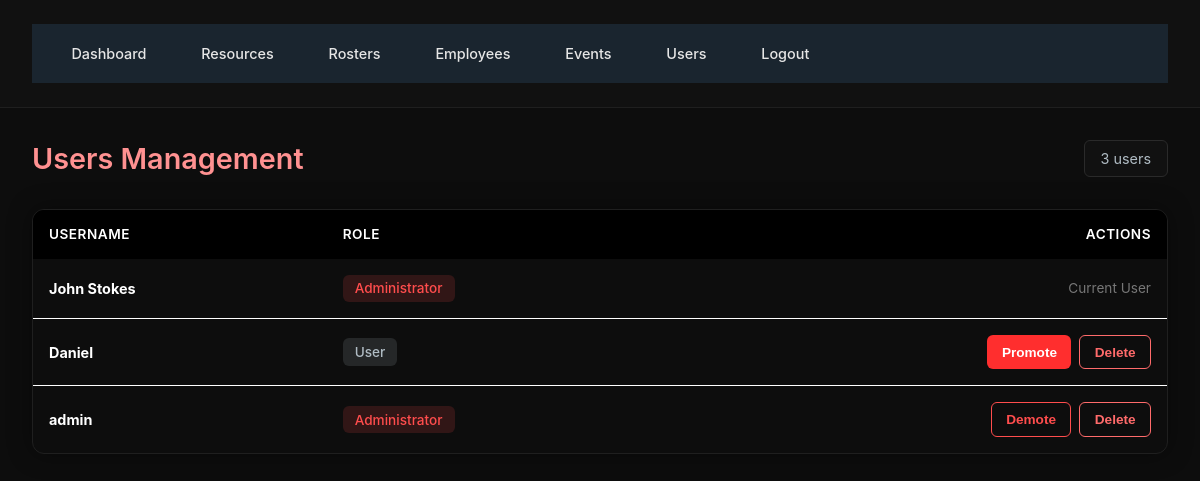
/users (signed in), run on an earlier commit of the app's database.
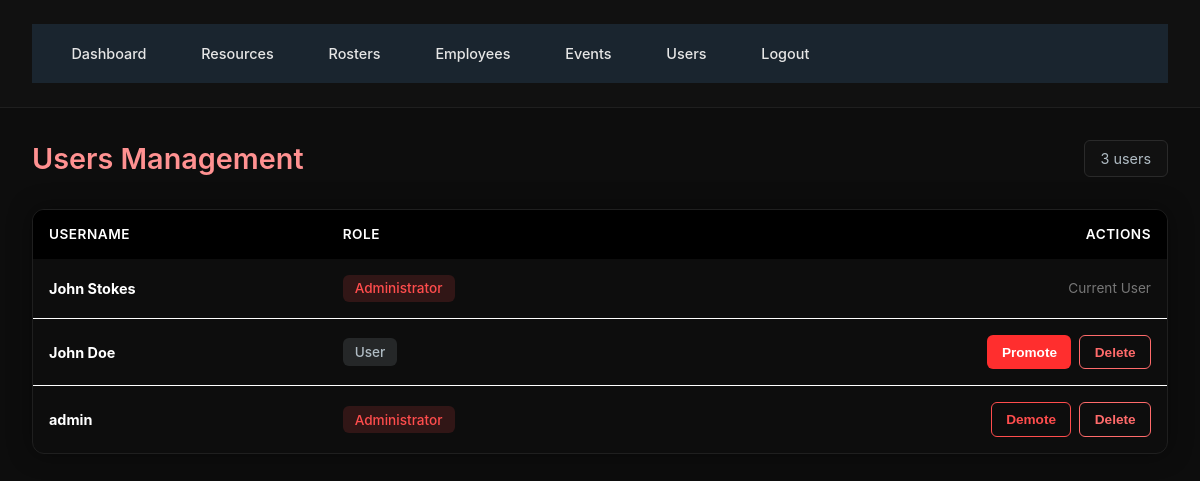
And on a later commit of the database.
### Database.py (models this page shows, shortened)
class User(UserMixin, db.Model):
    id = db.Column(db.Integer, primary_key=True)
    username = db.Column(db.String(120), unique=True, nullable=False)
    password_hash = db.Column(db.String(255), nullable=False)
    is_admin = db.Column(db.Boolean, default=False)
    employee_id = db.Column(db.Integer, db.ForeignKey('employee.id'))
    employee = db.relationship('Employee', backref='user', uselist=False)

### app.py (the view)
    @app.route('/users')
    @login_required
    @admin_required
    def users():
        return render_template('users.html', users=User.query.all())

### app.py (called while the page is built)
def admin_required(f):
    @wraps(f)
    def wrapper(*args, **kwargs):
        if not current_user.is_admin:
            abort(403)
        return f(*args, **kwargs)
    return wrapper

### Templates/users.html (shortened to what this page needs)
{% extends "base.html" %}
{% block content %}
<div class="page-header">
  <h2 class="page-title">Users Management</h2>
  <span class="users-count">{{ users|length }} users</span>
</div>
{% if users %}
<div class="table-wrapper">
  <table>
    <thead>
      <tr>
        <th>Username</th>
        <th>Role</th>
        <th style="text-align:right;">Actions</th>
      </tr>
    </thead>
    <tbody>
      {% for u in users %}
      <tr>
        <td><strong>{{ u.username }}</strong></td>
        <td>
          {% if u.is_admin %}
            <span class="admin-badge">Administrator</span>
          {% else %}
            <span class="user-badge">User</span>
          {% endif %}
        </td>
        <td>
          <div class="actions-cell">
            {% if u.id != current_user.id %}
              {% if u.is_admin %}
                <button type="button"
                        class="btn-action btn-demote"
                        data-username="{{ u.username }}"
                        data-user-id="{{ u.id }}"
                        onclick="confirmDemote(this)">
                  Demote
                </button>
              {% else %}
                <button type="button"
                        class="btn-action btn-promote"
                        data-username="{{ u.username }}"
                        data-user-id="{{ u.id }}"
                        onclick="confirmPromote(this)">
                  Promote
                </button>
              {% endif %}
              <button type="button"
                      class="btn-action btn-delete"
                      data-username="{{ u.username }}"
                      data-user-id="{{ u.id }}"
                      onclick="confirmDelete(this)">
                Delete
              </button>
            {% else %}
              <span style="color:#777; font-size:0.85rem;">Current User</span>
            {% endif %}
          </div>
        </td>
      </tr>
      {% endfor %}
    </tbody>
  </table>
</div>
{% else %}
<div class="empty-state">
  No users found.
</div>
{% endif %}
{% endblock %}

### Templates/base.html (shortened to what this page needs)
<!doctype html>
<html lang="en">
<head>
  <link rel="stylesheet" href="{{ url_for('static', filename='css/styles.css') }}">
</head>
<body>
<header>
  {% if current_user.is_authenticated %}
  <nav>
    <a href="{{ url_for('index') }}">Dashboard</a>
    <a href="{{ url_for('resources') }}">Resources</a>
    <a href="{{ url_for('rosters') }}">Rosters</a>
    {% if current_user.is_admin %}
      <a href="{{ url_for('employees_overview') }}">Employees</a>
      <a href="{{ url_for('events') }}">Events</a>
      <a href="{{ url_for('users') }}">Users</a>
    {% endif %}
    <a href="{{ url_for('logout') }}">Logout</a>
  </nav>
  {% endif %}
</header>
<main>
  {% block content %}{% endblock %}
</main>
</body>
</html>

### Static/Css/styles.css (style rules this page uses)
* { margin: 0; padding: 0; box-sizing: border-box; }
body { font-family: '72', 'SAP Sans', system-ui, sans-serif; background-color: #000000; color: #e0e0e0; }
header { background: #1a252f; color: white; padding: 0; border-bottom: 1px solid #2d3f4d; }
.page-header .page-title { color: #ff9191; }
nav { display: flex; align-items: center; padding: 0.75rem 1.5rem; background: #1a252f; gap: 1.5rem; }
nav a { color: #b0bcc4; text-decoration: none; font-size: 0.9rem; padding: 0.5rem 0.75rem; border-radius: 4px; transition: all 0.2s; }
main { padding: 1.5rem; }
.page-header { display: flex; justify-content: space-between; align-items: center; margin-bottom: 1.5rem; }
.page-title { font-size: 1.5rem; font-weight: 500; color: #0dccff; }
.table-wrapper { background: #000000; border: 1px solid #000000; border-radius: 4px; overflow: hidden; }
table { width: 100%; border-collapse: collapse; }
table thead { background: #000000; border-bottom: 1px solid #000000; }
table th { padding: 1rem; text-align: left; font-weight: 600; color: #ffffff; font-size: 0.85rem; text-transform: uppercase; letter-spacing: 0.5px; }
table td { padding: 1rem; border-bottom: 1px solid #ffffff; color: #ffffff; font-size: 0.9rem; }
table tbody tr { transition: background 0.15s; }
table tbody tr:last-child td { border-bottom: none; }

### Templates/base.html (style rules this page uses)
body { background: #0d0d0d; color: #e6e6e6; font-family: "Inter", "Segoe UI", sans-serif; margin: 0; padding: 0; }
header { background: #111; border-bottom: 1px solid #1f1f1f; padding: 1.5rem 2rem; display: flex; flex-direction: column; gap: 1rem; }
nav { display: flex; gap: 1.5rem; flex-wrap: wrap; }
nav a { color: #e6e6e6; text-decoration: none; font-weight: 500; padding: 0.5rem 0.9rem; border-radius: 6px; transition: 0.2s ease; border: 1px solid transparent; }
main { padding: 2rem; max-width: 1400px; margin: auto; }

### Templates/users.html (style rules this page uses)
.page-header { display: flex; justify-content: space-between; align-items: center; margin-bottom: 2rem; }
.page-title { font-size: 1.8rem; font-weight: 600; color: #ffffff; }
.users-count { background: #111; border: 1px solid #2a2a2a; padding: 0.55rem 1rem; border-radius: 6px; color: #b0bcc4; font-size: 0.9rem; }
.table-wrapper { background: #0d0d0d; border: 1px solid #1f1f1f; border-radius: 12px; overflow: hidden; box-shadow: 0 0 25px rgba(0,0,0,0.4); }
table { width: 100%; border-collapse: collapse; }
thead { background: #111; border-bottom: 1px solid #1f1f1f; }
th { padding: 1rem; text-align: left; color: #b0bcc4; font-size: 0.85rem; text-transform: uppercase; letter-spacing: 0.05em; font-weight: 600; }
td { padding: 1rem; border-bottom: 1px solid #1f1f1f; color: #e0e0e0; font-size: 0.95rem; }
tbody tr { transition: background 0.15s; }
tbody tr:last-child td { border-bottom: none; }
.admin-badge, .user-badge { display: inline-flex; align-items: center; padding: 0.35rem 0.75rem; border-radius: 6px; font-size: 0.85rem; font-weight: 500; }
.admin-badge { background: rgba(255, 77, 77, 0.15); color: #ff4d4d; }
.user-badge { background: rgba(176, 188, 196, 0.15); color: #b0bcc4; }
.actions-cell { display: flex; justify-content: flex-end; gap: 0.5rem; }
.btn-action { padding: 0.55rem 0.9rem; border-radius: 6px; font-size: 0.85rem; font-weight: 600; cursor: pointer; border: none; transition: 0.2s; }
.btn-promote { background: #ff2e2e; color: #fff; }
.btn-demote { background: transparent; border: 1px solid #ff4d4d; color: #ff4d4d; }
.btn-delete { background: transparent; border: 1px solid #ff6b6b; color: #ff6b6b; }

What changed in the data, as far as the page shows it:
removed User: username "Daniel", is_admin "User"
added User: username "John Doe", is_admin "User"
